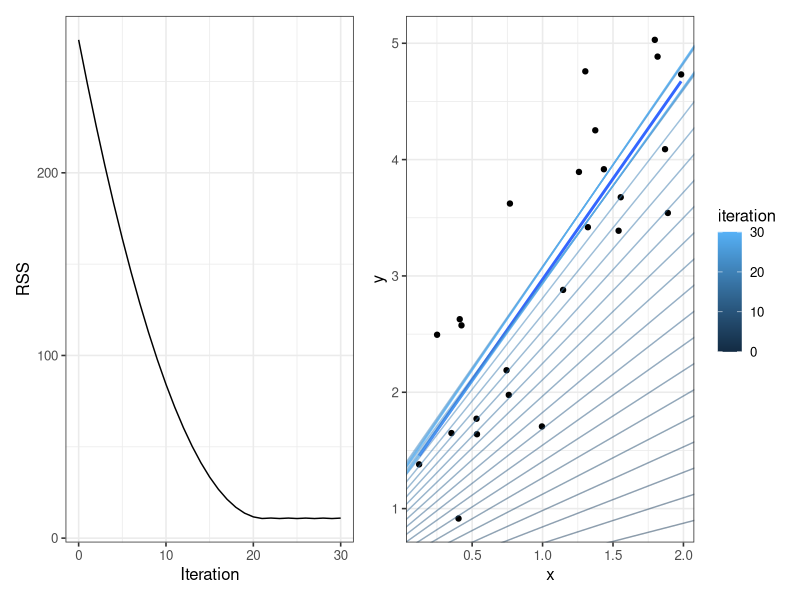

Recreate this plot in R.
# Used in: slides-multivar-first-order-1-GD.tex
#
# Simulates gradient descent for a simple linear model and visualizes
# the RSS trajectory together with the fitted lines across iterations.

set.seed(1L)

library(ggplot2)
library(patchwork)

x = runif(25L, 0, 2)
design_matrix = cbind(1, x)
response = 1 + 2 * x + rnorm(length(x), sd = 1)

rss = function(theta) {
  sum((response - design_matrix %*% theta)^2)
}

rss_gradient = function(theta) {
  drop(-2 * crossprod(design_matrix, response - design_matrix %*% theta))
}

run_gradient_descent = function(theta0, step_size, n_steps) {
  trajectory = vector("list", length = n_steps + 1L)
  theta = theta0

  trajectory[[1L]] = data.frame(
    iteration = 0L,
    theta0 = theta[1],
    theta1 = theta[2],
    rss = rss(theta)
  )

  for (iter in seq_len(n_steps)) {
    gradient = rss_gradient(theta)
    theta = theta - step_size * gradient / sqrt(sum(gradient^2))

    trajectory[[iter + 1L]] = data.frame(
      iteration = iter,
      theta0 = theta[1],
      theta1 = theta[2],
      rss = rss(theta)
    )
  }

  do.call(rbind, trajectory)
}

trajectory = run_gradient_descent(theta0 = c(0, 0), step_size = 0.1, n_steps = 30L)

data_plot = ggplot(data.frame(x = x, y = response), aes(x = x, y = y)) +
  geom_point() +
  geom_smooth(method = "lm", se = FALSE) +
  theme_bw(base_size = 12)

rss_plot = ggplot(trajectory, aes(x = iteration, y = rss)) +
  geom_line() +
  labs(x = "Iteration", y = "RSS") +
  theme_bw(base_size = 12)

fit_plot = data_plot +
  geom_abline(
    data = trajectory,
    aes(intercept = theta0, slope = theta1, colour = iteration),
    alpha = 0.5
  )

combined_plot = (rss_plot + fit_plot) +
  plot_layout(nrow = 1, guides = "collect") &
  theme(legend.position = "right")

if (interactive()) {
  print(combined_plot)
}

ggsave(
  filename = "../figure/gradient_descent_lm.pdf",
  plot = combined_plot,
  width = 7,
  height = 2.5
)
